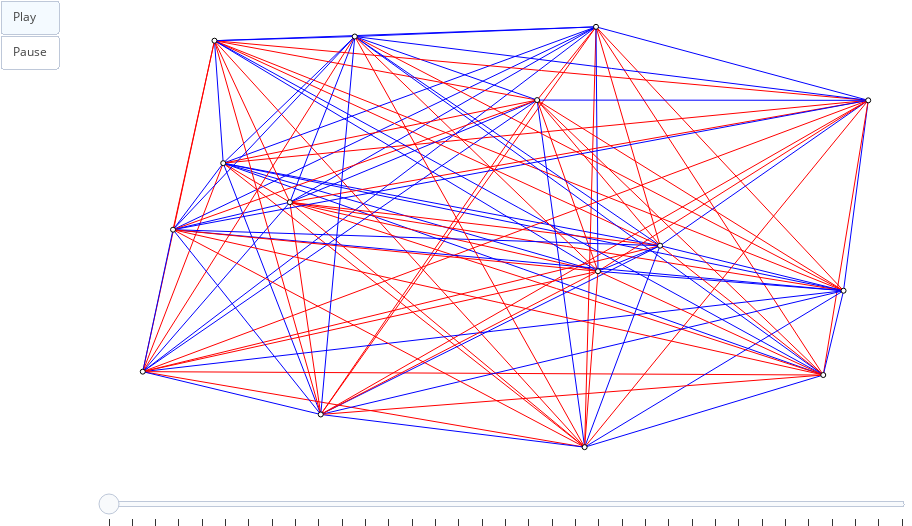

Here is the notebook cell this chart was saved with:
### Markdown cell above
Animação da simulação:

### Code cell
g = build_graph()

sn.reset_positions(g)

frames = []

while update(g):
    sn.update_positions(g, weight='signal')

    frames.append(sn.generate_frame(g))

print('simulação encerrada, gerando animação...')

sn.show_animation(frames)

### Figure 1 — Plotly figure (JSON) as saved in the notebook; plotly's stock layout.template omitted (floating-point values rounded to 4 significant figures)
{"data": [{"hoverinfo": "none", "line": {"color": "rgb(0, 0, 255)", "width": 1}, "mode": "lines", "x": [0.6248, 0.1109, null], "y": [1, 0.6756, null]}, {"hoverinfo": "none", "line": {"color": "rgb(0, 0, 255)", "width": 1}, "mode": "lines", "x": [0.6248, 0.2028, null], "y": [1, 0.5827, null]}, {"hoverinfo": "none", "line": {"color": "rgb(255, 0, 0)", "width": 1}, "mode": "lines", "x": [0.6248, 0.5436, null], "y": [1, 0.8258, null]}, {"hoverinfo": "none", "line": {"color": "rgb(0, 0, 255)", "width": 1}, "mode": "lines", "x": [0.6248, 1, null], "y": [1, 0.8251, null]}, {"hoverinfo": "none", "line": {"color": "rgb(0, 0, 255)", "width": 1}, "mode": "lines", "x": [0.6248, 0.09883, null], "y": [1, 0.967, null]}, {"hoverinfo": "none", "line": {"color": "rgb(0, 0, 255)", "width": 1}, "mode": "lines", "x": [0.6248, 0, null], "y": [1, 0.1797, null]}, {"hoverinfo": "none", "line": {"color": "rgb(255, 0, 0)", "width": 1}, "mode": "lines", "x": [0.6248, 0.966, null], "y": [1, 0.3722, null]}, {"hoverinfo": "none", "line": {"color": "rgb(255, 0, 0)", "width": 1}, "mode": "lines", "x": [0.6248, 0.7131, null], "y": [1, 0.4794, null]}, {"hoverinfo": "none", "line": {"color": "rgb(0, 0, 255)", "width": 1}, "mode": "lines", "x": [0.6248, 0.04172, null], "y": [1, 0.5174, null]}, {"hoverinfo": "none", "line": {"color": "rgb(255, 0, 0)", "width": 1}, "mode": "lines", "x": [0.6248, 0.6091, null], "y": [1, 0, null]}, {"hoverinfo": "none", "line": {"color": "rgb(0, 0, 255)", "width": 1}, "mode": "lines", "x": [0.6248, 0.2922, null], "y": [1, 0.9769, null]}, {"hoverinfo": "none", "line": {"color": "rgb(255, 0, 0)", "width": 1}, "mode": "lines", "x": [0.6248, 0.938, null], "y": [1, 0.1716, null]}, {"hoverinfo": "none", "line": {"color": "rgb(0, 0, 255)", "width": 1}, "mode": "lines", "x": [0.6248, 0.6275, null], "y": [1, 0.4185, null]}, {"hoverinfo": "none", "line": {"color": "rgb(255, 0, 0)", "width": 1}, "mode": "lines", "x": [0.6248, 0.2453, null], "y": [1, 0.07779, null]}, {"hoverinfo": "none", "line": {"color": "rgb(255, 0, 0)", "width": 1}, "mode": "lines", "x": [0.1109, 0.2028, null], "y": [0.6756, 0.5827, null]}, {"hoverinfo": "none", "line": {"color": "rgb(255, 0, 0)", "width": 1}, "mode": "lines", "x": [0.1109, 0.5436, null], "y": [0.6756, 0.8258, null]}, {"hoverinfo": "none", "line": {"color": "rgb(255, 0, 0)", "width": 1}, "mode": "lines", "x": [0.1109, 1, null], "y": [0.6756, 0.8251, null]}, {"hoverinfo": "none", "line": {"color": "rgb(0, 0, 255)", "width": 1}, "mode": "lines", "x": [0.1109, 0.09883, null], "y": [0.6756, 0.967, null]}, {"hoverinfo": "none", "line": {"color": "rgb(255, 0, 0)", "width": 1}, "mode": "lines", "x": [0.1109, 0, null], "y": [0.6756, 0.1797, null]}, {"hoverinfo": "none", "line": {"color": "rgb(0, 0, 255)", "width": 1}, "mode": "lines", "x": [0.1109, 0.966, null], "y": [0.6756, 0.3722, null]}, {"hoverinfo": "none", "line": {"color": "rgb(0, 0, 255)", "width": 1}, "mode": "lines", "x": [0.1109, 0.7131, null], "y": [0.6756, 0.4794, null]}, {"hoverinfo": "none", "line": {"color": "rgb(0, 0, 255)", "width": 1}, "mode": "lines", "x": [0.1109, 0.04172, null], "y": [0.6756, 0.5174, null]}, {"hoverinfo": "none", "line": {"color": "rgb(255, 0, 0)", "width": 1}, "mode": "lines", "x": [0.1109, 0.6091, null], "y": [0.6756, 0, null]}, {"hoverinfo": "none", "line": {"color": "rgb(0, 0, 255)", "width": 1}, "mode": "lines", "x": [0.1109, 0.2922, null], "y": [0.6756, 0.9769, null]}, {"hoverinfo": "none", "line": {"color": "rgb(0, 0, 255)", "width": 1}, "mode": "lines", "x": [0.1109, 0.938, null], "y": [0.6756, 0.1716, null]}, {"hoverinfo": "none", "line": {"color": "rgb(0, 0, 255)", "width": 1}, "mode": "lines", "x": [0.1109, 0.6275, null], "y": [0.6756, 0.4185, null]}, {"hoverinfo": "none", "line": {"color": "rgb(0, 0, 255)", "width": 1}, "mode": "lines", "x": [0.1109, 0.2453, null], "y": [0.6756, 0.07779, null]}, {"hoverinfo": "none", "line": {"color": "rgb(0, 0, 255)", "width": 1}, "mode": "lines", "x": [0.2028, 0.5436, null], "y": [0.5827, 0.8258, null]}, {"hoverinfo": "none", "line": {"color": "rgb(255, 0, 0)", "width": 1}, "mode": "lines", "x": [0.2028, 1, null], "y": [0.5827, 0.8251, null]}, {"hoverinfo": "none", "line": {"color": "rgb(255, 0, 0)", "width": 1}, "mode": "lines", "x": [0.2028, 0.09883, null], "y": [0.5827, 0.967, null]}, {"hoverinfo": "none", "line": {"color": "rgb(0, 0, 255)", "width": 1}, "mode": "lines", "x": [0.2028, 0, null], "y": [0.5827, 0.1797, null]}, {"hoverinfo": "none", "line": {"color": "rgb(255, 0, 0)", "width": 1}, "mode": "lines", "x": [0.2028, 0.966, null], "y": [0.5827, 0.3722, null]}, {"hoverinfo": "none", "line": {"color": "rgb(255, 0, 0)", "width": 1}, "mode": "lines", "x": [0.2028, 0.7131, null], "y": [0.5827, 0.4794, null]}, {"hoverinfo": "none", "line": {"color": "rgb(0, 0, 255)", "width": 1}, "mode": "lines", "x": [0.2028, 0.04172, null], "y": [0.5827, 0.5174, null]}, {"hoverinfo": "none", "line": {"color": "rgb(255, 0, 0)", "width": 1}, "mode": "lines", "x": [0.2028, 0.6091, null], "y": [0.5827, 0, null]}, {"hoverinfo": "none", "line": {"color": "rgb(0, 0, 255)", "width": 1}, "mode": "lines", "x": [0.2028, 0.2922, null], "y": [0.5827, 0.9769, null]}, {"hoverinfo": "none", "line": {"color": "rgb(255, 0, 0)", "width": 1}, "mode": "lines", "x": [0.2028, 0.938, null], "y": [0.5827, 0.1716, null]}, {"hoverinfo": "none", "line": {"color": "rgb(255, 0, 0)", "width": 1}, "mode": "lines", "x": [0.2028, 0.6275, null], "y": [0.5827, 0.4185, null]}, {"hoverinfo": "none", "line": {"color": "rgb(255, 0, 0)", "width": 1}, "mode": "lines", "x": [0.2028, 0.2453, null], "y": [0.5827, 0.07779, null]}, {"hoverinfo": "none", "line": {"color": "rgb(0, 0, 255)", "width": 1}, "mode": "lines", "x": [0.5436, 1, null], "y": [0.8258, 0.8251, null]}, {"hoverinfo": "none", "line": {"color": "rgb(255, 0, 0)", "width": 1}, "mode": "lines", "x": [0.5436, 0.09883, null], "y": [0.8258, 0.967, null]}, {"hoverinfo": "none", "line": {"color": "rgb(0, 0, 255)", "width": 1}, "mode": "lines", "x": [0.5436, 0, null], "y": [0.8258, 0.1797, null]}, {"hoverinfo": "none", "line": {"color": "rgb(255, 0, 0)", "width": 1}, "mode": "lines", "x": [0.5436, 0.966, null], "y": [0.8258, 0.3722, null]}, {"hoverinfo": "none", "line": {"color": "rgb(255, 0, 0)", "width": 1}, "mode": "lines", "x": [0.5436, 0.7131, null], "y": [0.8258, 0.4794, null]}, {"hoverinfo": "none", "line": {"color": "rgb(255, 0, 0)", "width": 1}, "mode": "lines", "x": [0.5436, 0.04172, null], "y": [0.8258, 0.5174, null]}, {"hoverinfo": "none", "line": {"color": "rgb(0, 0, 255)", "width": 1}, "mode": "lines", "x": [0.5436, 0.6091, null], "y": [0.8258, 0, null]}, {"hoverinfo": "none", "line": {"color": "rgb(0, 0, 255)", "width": 1}, "mode": "lines", "x": [0.5436, 0.2922, null], "y": [0.8258, 0.9769, null]}, {"hoverinfo": "none", "line": {"color": "rgb(255, 0, 0)", "width": 1}, "mode": "lines", "x": [0.5436, 0.938, null], "y": [0.8258, 0.1716, null]}, {"hoverinfo": "none", "line": {"color": "rgb(255, 0, 0)", "width": 1}, "mode": "lines", "x": [0.5436, 0.6275, null], "y": [0.8258, 0.4185, null]}, {"hoverinfo": "none", "line": {"color": "rgb(255, 0, 0)", "width": 1}, "mode": "lines", "x": [0.5436, 0.2453, null], "y": [0.8258, 0.07779, null]}, {"hoverinfo": "none", "line": {"color": "rgb(255, 0, 0)", "width": 1}, "mode": "lines", "x": [1, 0.09883, null], "y": [0.8251, 0.967, null]}, {"hoverinfo": "none", "line": {"color": "rgb(255, 0, 0)", "width": 1}, "mode": "lines", "x": [1, 0, null], "y": [0.8251, 0.1797, null]}, {"hoverinfo": "none", "line": {"color": "rgb(0, 0, 255)", "width": 1}, "mode": "lines", "x": [1, 0.966, null], "y": [0.8251, 0.3722, null]}, {"hoverinfo": "none", "line": {"color": "rgb(0, 0, 255)", "width": 1}, "mode": "lines", "x": [1, 0.7131, null], "y": [0.8251, 0.4794, null]}, {"hoverinfo": "none", "line": {"color": "rgb(0, 0, 255)", "width": 1}, "mode": "lines", "x": [1, 0.04172, null], "y": [0.8251, 0.5174, null]}, {"hoverinfo": "none", "line": {"color": "rgb(255, 0, 0)", "width": 1}, "mode": "lines", "x": [1, 0.6091, null], "y": [0.8251, 0, null]}, {"hoverinfo": "none", "line": {"color": "rgb(0, 0, 255)", "width": 1}, "mode": "lines", "x": [1, 0.2922, null], "y": [0.8251, 0.9769, null]}, {"hoverinfo": "none", "line": {"color": "rgb(255, 0, 0)", "width": 1}, "mode": "lines", "x": [1, 0.938, null], "y": [0.8251, 0.1716, null]}, {"hoverinfo": "none", "line": {"color": "rgb(255, 0, 0)", "width": 1}, "mode": "lines", "x": [1, 0.6275, null], "y": [0.8251, 0.4185, null]}, {"hoverinfo": "none", "line": {"color": "rgb(255, 0, 0)", "width": 1}, "mode": "lines", "x": [1, 0.2453, null], "y": [0.8251, 0.07779, null]}, {"hoverinfo": "none", "line": {"color": "rgb(255, 0, 0)", "width": 1}, "mode": "lines", "x": [0.09883, 0, null], "y": [0.967, 0.1797, null]}, {"hoverinfo": "none", "line": {"color": "rgb(255, 0, 0)", "width": 1}, "mode": "lines", "x": [0.09883, 0.966, null], "y": [0.967, 0.3722, null]}, {"hoverinfo": "none", "line": {"color": "rgb(255, 0, 0)", "width": 1}, "mode": "lines", "x": [0.09883, 0.7131, null], "y": [0.967, 0.4794, null]}, {"hoverinfo": "none", "line": {"color": "rgb(255, 0, 0)", "width": 1}, "mode": "lines", "x": [0.09883, 0.04172, null], "y": [0.967, 0.5174, null]}, {"hoverinfo": "none", "line": {"color": "rgb(255, 0, 0)", "width": 1}, "mode": "lines", "x": [0.09883, 0.6091, null], "y": [0.967, 0, null]}, {"hoverinfo": "none", "line": {"color": "rgb(0, 0, 255)", "width": 1}, "mode": "lines", "x": [0.09883, 0.2922, null], "y": [0.967, 0.9769, null]}, {"hoverinfo": "none", "line": {"color": "rgb(0, 0, 255)", "width": 1}, "mode": "lines", "x": [0.09883, 0.938, null], "y": [0.967, 0.1716, null]}, {"hoverinfo": "none", "line": {"color": "rgb(0, 0, 255)", "width": 1}, "mode": "lines", "x": [0.09883, 0.6275, null], "y": [0.967, 0.4185, null]}, {"hoverinfo": "none", "line": {"color": "rgb(255, 0, 0)", "width": 1}, "mode": "lines", "x": [0.09883, 0.2453, null], "y": [0.967, 0.07779, null]}, {"hoverinfo": "none", "line": {"color": "rgb(0, 0, 255)", "width": 1}, "mode": "lines", "x": [0, 0.966, null], "y": [0.1797, 0.3722, null]}, {"hoverinfo": "none", "line": {"color": "rgb(255, 0, 0)", "width": 1}, "mode": "lines", "x": [0, 0.7131, null], "y": [0.1797, 0.4794, null]}, {"hoverinfo": "none", "line": {"color": "rgb(0, 0, 255)", "width": 1}, "mode": "lines", "x": [0, 0.04172, null], "y": [0.1797, 0.5174, null]}, {"hoverinfo": "none", "line": {"color": "rgb(255, 0, 0)", "width": 1}, "mode": "lines", "x": [0, 0.6091, null], "y": [0.1797, 0, null]}, {"hoverinfo": "none", "line": {"color": "rgb(255, 0, 0)", "width": 1}, "mode": "lines", "x": [0, 0.2922, null], "y": [0.1797, 0.9769, null]}, {"hoverinfo": "none", "line": {"color": "rgb(255, 0, 0)", "width": 1}, "mode": "lines", "x": [0, 0.938, null], "y": [0.1797, 0.1716, null]}, {"hoverinfo": "none", "line": {"color": "rgb(255, 0, 0)", "width": 1}, "mode": "lines", "x": [0, 0.6275, null], "y": [0.1797, 0.4185, null]}, {"hoverinfo": "none", "line": {"color": "rgb(0, 0, 255)", "width": 1}, "mode": "lines", "x": [0, 0.2453, null], "y": [0.1797, 0.07779, null]}, {"hoverinfo": "none", "line": {"color": "rgb(0, 0, 255)", "width": 1}, "mode": "lines", "x": [0.966, 0.7131, null], "y": [0.3722, 0.4794, null]}, {"hoverinfo": "none", "line": {"color": "rgb(0, 0, 255)", "width": 1}, "mode": "lines", "x": [0.966, 0.04172, null], "y": [0.3722, 0.5174, null]}, {"hoverinfo": "none", "line": {"color": "rgb(0, 0, 255)", "width": 1}, "mode": "lines", "x": [0.966, 0.6091, null], "y": [0.3722, 0, null]}, {"hoverinfo": "none", "line": {"color": "rgb(255, 0, 0)", "width": 1}, "mode": "lines", "x": [0.966, 0.2922, null], "y": [0.3722, 0.9769, null]}, {"hoverinfo": "none", "line": {"color": "rgb(0, 0, 255)", "width": 1}, "mode": "lines", "x": [0.966, 0.938, null], "y": [0.3722, 0.1716, null]}, {"hoverinfo": "none", "line": {"color": "rgb(0, 0, 255)", "width": 1}, "mode": "lines", "x": [0.966, 0.6275, null], "y": [0.3722, 0.4185, null]}, {"hoverinfo": "none", "line": {"color": "rgb(0, 0, 255)", "width": 1}, "mode": "lines", "x": [0.966, 0.2453, null], "y": [0.3722, 0.07779, null]}, {"hoverinfo": "none", "line": {"color": "rgb(0, 0, 255)", "width": 1}, "mode": "lines", "x": [0.7131, 0.04172, null], "y": [0.4794, 0.5174, null]}, {"hoverinfo": "none", "line": {"color": "rgb(0, 0, 255)", "width": 1}, "mode": "lines", "x": [0.7131, 0.6091, null], "y": [0.4794, 0, null]}, {"hoverinfo": "none", "line": {"color": "rgb(0, 0, 255)", "width": 1}, "mode": "lines", "x": [0.7131, 0.2922, null], "y": [0.4794, 0.9769, null]}, {"hoverinfo": "none", "line": {"color": "rgb(255, 0, 0)", "width": 1}, "mode": "lines", "x": [0.7131, 0.938, null], "y": [0.4794, 0.1716, null]}, {"hoverinfo": "none", "line": {"color": "rgb(0, 0, 255)", "width": 1}, "mode": "lines", "x": [0.7131, 0.6275, null], "y": [0.4794, 0.4185, null]}, {"hoverinfo": "none", "line": {"color": "rgb(0, 0, 255)", "width": 1}, "mode": "lines", "x": [0.7131, 0.2453, null], "y": [0.4794, 0.07779, null]}, {"hoverinfo": "none", "line": {"color": "rgb(255, 0, 0)", "width": 1}, "mode": "lines", "x": [0.04172, 0.6091, null], "y": [0.5174, 0, null]}, {"hoverinfo": "none", "line": {"color": "rgb(0, 0, 255)", "width": 1}, "mode": "lines", "x": [0.04172, 0.2922, null], "y": [0.5174, 0.9769, null]}, {"hoverinfo": "none", "line": {"color": "rgb(255, 0, 0)", "width": 1}, "mode": "lines", "x": [0.04172, 0.938, null], "y": [0.5174, 0.1716, null]}, {"hoverinfo": "none", "line": {"color": "rgb(255, 0, 0)", "width": 1}, "mode": "lines", "x": [0.04172, 0.6275, null], "y": [0.5174, 0.4185, null]}, {"hoverinfo": "none", "line": {"color": "rgb(0, 0, 255)", "width": 1}, "mode": "lines", "x": [0.04172, 0.2453, null], "y": [0.5174, 0.07779, null]}, {"hoverinfo": "none", "line": {"color": "rgb(255, 0, 0)", "width": 1}, "mode": "lines", "x": [0.6091, 0.2922, null], "y": [0, 0.9769, null]}, {"hoverinfo": "none", "line": {"color": "rgb(0, 0, 255)", "width": 1}, "mode": "lines", "x": [0.6091, 0.938, null], "y": [0, 0.1716, null]}, {"hoverinfo": "none", "line": {"color": "rgb(255, 0, 0)", "width": 1}, "mode": "lines", "x": [0.6091, 0.6275, null], "y": [0, 0.4185, null]}, {"hoverinfo": "none", "line": {"color": "rgb(0, 0, 255)", "width": 1}, "mode": "lines", "x": [0.6091, 0.2453, null], "y": [0, 0.07779, null]}, {"hoverinfo": "none", "line": {"color": "rgb(0, 0, 255)", "width": 1}, "mode": "lines", "x": [0.2922, 0.938, null], "y": [0.9769, 0.1716, null]}, {"hoverinfo": "none", "line": {"color": "rgb(255, 0, 0)", "width": 1}, "mode": "lines", "x": [0.2922, 0.6275, null], "y": [0.9769, 0.4185, null]}, {"hoverinfo": "none", "line": {"color": "rgb(0, 0, 255)", "width": 1}, "mode": "lines", "x": [0.2922, 0.2453, null], "y": [0.9769, 0.07779, null]}, {"hoverinfo": "none", "line": {"color": "rgb(255, 0, 0)", "width": 1}, "mode": "lines", "x": [0.938, 0.6275, null], "y": [0.1716, 0.4185, null]}, {"hoverinfo": "none", "line": {"color": "rgb(255, 0, 0)", "width": 1}, "mode": "lines", "x": [0.938, 0.2453, null], "y": [0.1716, 0.07779, null]}, {"hoverinfo": "none", "line": {"color": "rgb(255, 0, 0)", "width": 1}, "mode": "lines", "x": [0.6275, 0.2453, null], "y": [0.4185, 0.07779, null]}, {"hoverinfo": "none", "marker": {"color": "rgb(255, 255, 255)", "line": {"color": "rgb(0, 0, 0)", "width": 1}, "size": 5}, "mode": "markers+text", "text": [], "textfont": {"color": "rgb(0, 0, 0)"}, "textposition": "middle center", "x": [0.6248], "y": [1]}, {"hoverinfo": "none", "marker": {"color": "rgb(255, 255, 255)", "line": {"color": "rgb(0, 0, 0)", "width": 1}, "size": 5}, "mode": "markers+text", "text": [], "textfont": {"color": "rgb(0, 0, 0)"}, "textposition": "middle center", "x": [0.1109], "y": [0.6756]}, {"hoverinfo": "none", "marker": {"color": "rgb(255, 255, 255)", "line": {"color": "rgb(0, 0, 0)", "width": 1}, "size": 5}, "mode": "markers+text", "text": [], "textfont": {"color": "rgb(0, 0, 0)"}, "textposition": "middle center", "x": [0.2028], "y": [0.5827]}, {"hoverinfo": "none", "marker": {"color": "rgb(255, 255, 255)", "line": {"color": "rgb(0, 0, 0)", "width": 1}, "size": 5}, "mode": "markers+text", "text": [], "textfont": {"color": "rgb(0, 0, 0)"}, "textposition": "middle center", "x": [0.5436], "y": [0.8258]}, {"hoverinfo": "none", "marker": {"color": "rgb(255, 255, 255)", "line": {"color": "rgb(0, 0, 0)", "width": 1}, "size": 5}, "mode": "markers+text", "text": [], "textfont": {"color": "rgb(0, 0, 0)"}, "textposition": "middle center", "x": [1], "y": [0.8251]}, {"hoverinfo": "none", "marker": {"color": "rgb(255, 255, 255)", "line": {"color": "rgb(0, 0, 0)", "width": 1}, "size": 5}, "mode": "markers+text", "text": [], "textfont": {"color": "rgb(0, 0, 0)"}, "textposition": "middle center", "x": [0.09883], "y": [0.967]}, {"hoverinfo": "none", "marker": {"color": "rgb(255, 255, 255)", "line": {"color": "rgb(0, 0, 0)", "width": 1}, "size": 5}, "mode": "markers+text", "text": [], "textfont": {"color": "rgb(0, 0, 0)"}, "textposition": "middle center", "x": [0], "y": [0.1797]}, {"hoverinfo": "none", "marker": {"color": "rgb(255, 255, 255)", "line": {"color": "rgb(0, 0, 0)", "width": 1}, "size": 5}, "mode": "markers+text", "text": [], "textfont": {"color": "rgb(0, 0, 0)"}, "textposition": "middle center", "x": [0.966], "y": [0.3722]}, {"hoverinfo": "none", "marker": {"color": "rgb(255, 255, 255)", "line": {"color": "rgb(0, 0, 0)", "width": 1}, "size": 5}, "mode": "markers+text", "text": [], "textfont": {"color": "rgb(0, 0, 0)"}, "textposition": "middle center", "x": [0.7131], "y": [0.4794]}, {"hoverinfo": "none", "marker": {"color": "rgb(255, 255, 255)", "line": {"color": "rgb(0, 0, 0)", "width": 1}, "size": 5}, "mode": "markers+text", "text": [], "textfont": {"color": "rgb(0, 0, 0)"}, "textposition": "middle center", "x": [0.04172], "y": [0.5174]}, {"hoverinfo": "none", "marker": {"color": "rgb(255, 255, 255)", "line": {"color": "rgb(0, 0, 0)", "width": 1}, "size": 5}, "mode": "markers+text", "text": [], "textfont": {"color": "rgb(0, 0, 0)"}, "textposition": "middle center", "x": [0.6091], "y": [0]}, {"hoverinfo": "none", "marker": {"color": "rgb(255, 255, 255)", "line": {"color": "rgb(0, 0, 0)", "width": 1}, "size": 5}, "mode": "markers+text", "text": [], "textfont": {"color": "rgb(0, 0, 0)"}, "textposition": "middle center", "x": [0.2922], "y": [0.9769]}, {"hoverinfo": "none", "marker": {"color": "rgb(255, 255, 255)", "line": {"color": "rgb(0, 0, 0)", "width": 1}, "size": 5}, "mode": "markers+text", "text": [], "textfont": {"color": "rgb(0, 0, 0)"}, "textposition": "middle center", "x": [0.938], "y": [0.1716]}, {"hoverinfo": "none", "marker": {"color": "rgb(255, 255, 255)", "line": {"color": "rgb(0, 0, 0)", "width": 1}, "size": 5}, "mode": "markers+text", "text": [], "textfont": {"color": "rgb(0, 0, 0)"}, "textposition": "middle center", "x": [0.6275], "y": [0.4185]}, {"hoverinfo": "none", "marker": {"color": "rgb(255, 255, 255)", "line": {"color": "rgb(0, 0, 0)", "width": 1}, "size": 5}, "mode": "markers+text", "text": [], "textfont": {"color": "rgb(0, 0, 0)"}, "textposition": "middle center", "x": [0.2453], "y": [0.07779]}], "layout": {"height": 526, "margin": {"b": 0, "l": 0, "r": 0, "t": 0}, "showlegend": false, "sliders": [{"currentvalue": {"visible": false}, "steps": [{"args": [[0], {"frame": {"redraw": false}, "mode": "immediate"}], "label": "", "method": "animate"}, {"args": [[1], {"frame": {"redraw": false}, "mode": "immediate"}], "label": "", "method": "animate"}, {"args": [[2], {"frame": {"redraw": false}, "mode": "immediate"}], "label": "", "method": "animate"}, {"args": [[3], {"frame": {"redraw": false}, "mode": "immediate"}], "label": "", "method": "animate"}, {"args": [[4], {"frame": {"redraw": false}, "mode": "immediate"}], "label": "", "method": "animate"}, {"args": [[5], {"frame": {"redraw": false}, "mode": "immediate"}], "label": "", "method": "animate"}, {"args": [[6], {"frame": {"redraw": false}, "mode": "immediate"}], "label": "", "method": "animate"}, {"args": [[7], {"frame": {"redraw": false}, "mode": "immediate"}], "label": "", "method": "animate"}, {"args": [[8], {"frame": {"redraw": false}, "mode": "immediate"}], "label": "", "method": "animate"}, {"args": [[9], {"frame": {"redraw": false}, "mode": "immediate"}], "label": "", "method": "animate"}, {"args": [[10], {"frame": {"redraw": false}, "mode": "immediate"}], "label": "", "method": "animate"}, {"args": [[11], {"frame": {"redraw": false}, "mode": "immediate"}], "label": "", "method": "animate"}, {"args": [[12], {"frame": {"redraw": false}, "mode": "immediate"}], "label": "", "method": "animate"}, {"args": [[13], {"frame": {"redraw": false}, "mode": "immediate"}], "label": "", "method": "animate"}, {"args": [[14], {"frame": {"redraw": false}, "mode": "immediate"}], "label": "", "method": "animate"}, {"args": [[15], {"frame": {"redraw": false}, "mode": "immediate"}], "label": "", "method": "animate"}, {"args": [[16], {"frame": {"redraw": false}, "mode": "immediate"}], "label": "", "method": "animate"}, {"args": [[17], {"frame": {"redraw": false}, "mode": "immediate"}], "label": "", "method": "animate"}, {"args": [[18], {"frame": {"redraw": false}, "mode": "immediate"}], "label": "", "method": "animate"}, {"args": [[19], {"frame": {"redraw": false}, "mode": "immediate"}], "label": "", "method": "animate"}, {"args": [[20], {"frame": {"redraw": false}, "mode": "immediate"}], "label": "", "method": "animate"}, {"args": [[21], {"frame": {"redraw": false}, "mode": "immediate"}], "label": "", "method": "animate"}, {"args": [[22], {"frame": {"redraw": false}, "mode": "immediate"}], "label": "", "method": "animate"}, {"args": [[23], {"frame": {"redraw": false}, "mode": "immediate"}], "label": "", "method": "animate"}, {"args": [[24], {"frame": {"redraw": false}, "mode": "immediate"}], "label": "", "method": "animate"}, {"args": [[25], {"frame": {"redraw": false}, "mode": "immediate"}], "label": "", "method": "animate"}, {"args": [[26], {"frame": {"redraw": false}, "mode": "immediate"}], "label": "", "method": "animate"}, {"args": [[27], {"frame": {"redraw": false}, "mode": "immediate"}], "label": "", "method": "animate"}, {"args": [[28], {"frame": {"redraw": false}, "mode": "immediate"}], "label": "", "method": "animate"}, {"args": [[29], {"frame": {"redraw": false}, "mode": "immediate"}], "label": "", "method": "animate"}, {"args": [[30], {"frame": {"redraw": false}, "mode": "immediate"}], "label": "", "method": "animate"}, {"args": [[31], {"frame": {"redraw": false}, "mode": "immediate"}], "label": "", "method": "animate"}, {"args": [[32], {"frame": {"redraw": false}, "mode": "immediate"}], "label": "", "method": "animate"}, {"args": [[33], {"frame": {"redraw": false}, "mode": "immediate"}], "label": "", "method": "animate"}, {"args": [[34], {"frame": {"redraw": false}, "mode": "immediate"}], "label": "", "method": "animate"}]}], "updatemenus": [{"buttons": [{"args": [null, {"frame": {"redraw": false}, "fromcurrent": true}], "label": "Play", "method": "animate"}, {"args": [[null], {"frame": {"redraw": false}, "mode": "immediate"}], "label": "Pause", "method": "animate"}], "showactive": true, "type": "buttons"}], "width": 912, "xaxis": {"showgrid": false, "showticklabels": false, "zeroline": false}, "yaxis": {"showgrid": false, "showticklabels": false, "zeroline": false}}}
